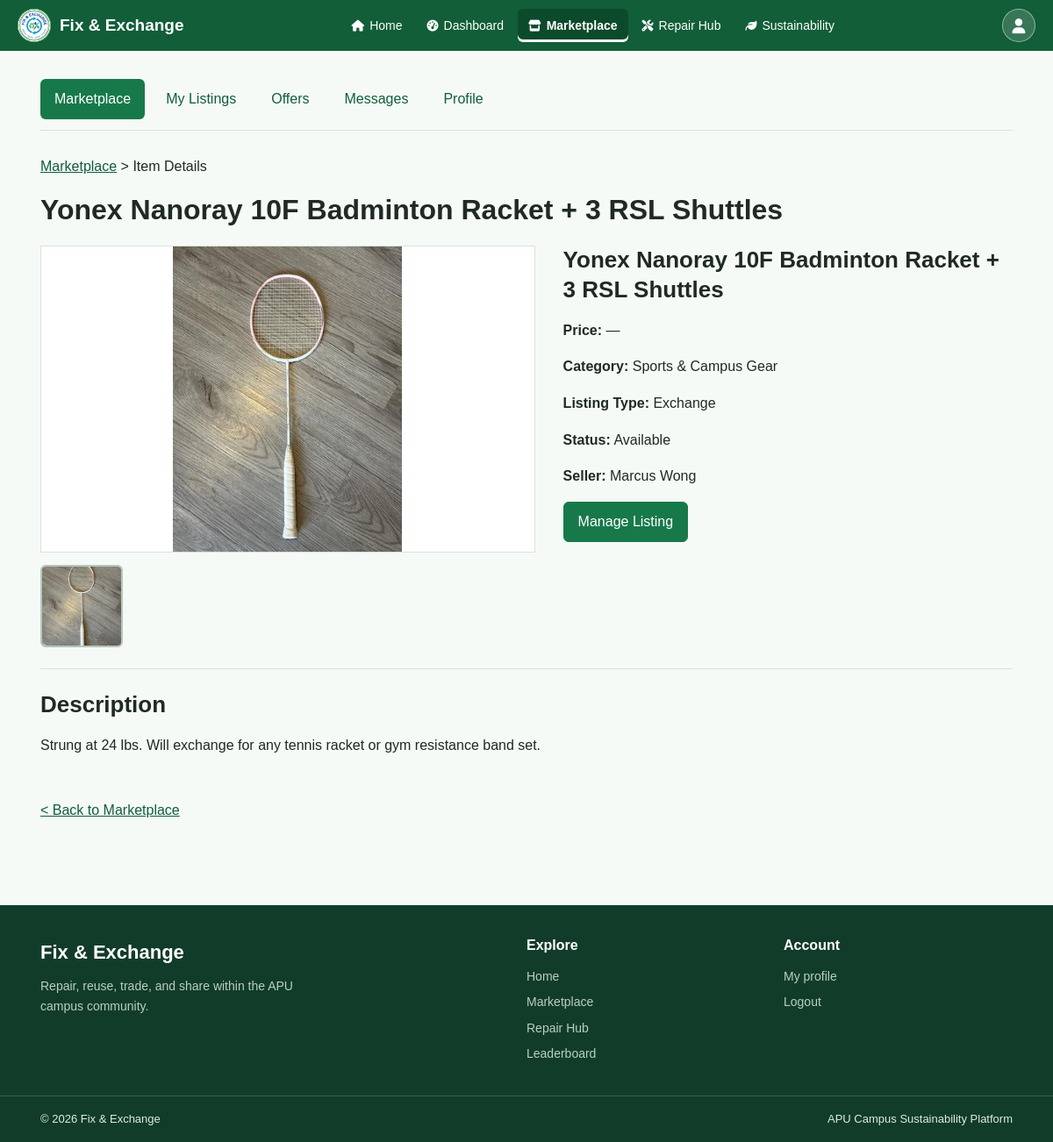
Screenshot of /src/buyer-seller/item-details.php?listing_id=9 (signed in) with the database file from the repository.
### tables this page shows
CREATE TABLE IF NOT EXISTS item_listings (
    listing_id INT AUTO_INCREMENT PRIMARY KEY,
    seller_id INT NOT NULL,
    category_id INT NOT NULL,
    title VARCHAR(150) NOT NULL,
    description TEXT NOT NULL,
     
    price DECIMAL(10, 2),
     
    listing_type VARCHAR(20) NOT NULL,
     
    status VARCHAR(20) NOT NULL DEFAULT 'Available',
    created_at DATETIME NOT NULL DEFAULT CURRENT_TIMESTAMP,
    FOREIGN KEY (seller_id) REFERENCES users(user_id),
    FOREIGN KEY (category_id) REFERENCES categories(category_id)
);

CREATE TABLE IF NOT EXISTS item_images (
    image_id INT AUTO_INCREMENT PRIMARY KEY,
    listing_id INT NOT NULL,
    image_path VARCHAR(255) NOT NULL,
    FOREIGN KEY (listing_id) REFERENCES item_listings(listing_id)
);

CREATE TABLE IF NOT EXISTS categories (
    category_id INT AUTO_INCREMENT PRIMARY KEY,
    category_name VARCHAR(100) NOT NULL,
    description TEXT
);

CREATE TABLE IF NOT EXISTS users (
    user_id INT AUTO_INCREMENT PRIMARY KEY,
    full_name VARCHAR(100) NOT NULL,
    email VARCHAR(255) NOT NULL UNIQUE,
    password_hash VARCHAR(255) NOT NULL,
    role VARCHAR(20) NOT NULL DEFAULT 'Student',
     
    account_status VARCHAR(20) NOT NULL DEFAULT 'Active',
    total_points INT NOT NULL DEFAULT 0,
    created_at DATETIME NOT NULL DEFAULT CURRENT_TIMESTAMP,
    tp_number VARCHAR(20) NOT NULL UNIQUE,
    phone_number VARCHAR(30),
    intake_code VARCHAR(50),
    academic_program VARCHAR(100)
);

### includes/auth-check.php (called while the page is built, shortened)
<?php
function current_user(): ?array
{
    return $_SESSION['user'] ?? null;
}
if (!function_exists('escape_html')) {
    function escape_html($text): string
    {
        return htmlspecialchars((string) $text, ENT_QUOTES, 'UTF-8');
    }
}

### src/buyer-seller/item-details.php (the view, shortened to what this page needs)
<?php
require __DIR__ . '/../../includes/auth-check.php';
require __DIR__ . '/../../includes/buyer-seller.php';
$user = current_user();
$userId = (int) $user['user_id'];
$listingId = (int) ($_GET['listing_id'] ?? 0);
$listing = get_listing($listingId);
$owner = (int) $listing['seller_id'] === $userId;
$images = get_listing_images($listingId);
require __DIR__ . '/../../includes/header.php';
?>
<section class="section bs-page">
    <div class="container">
        <?php show_buyer_seller_nav(); ?>
        <p><a href="marketplace.php">Marketplace</a> &gt; Item Details</p>
        <h1><?= escape_html($listing['title']) ?></h1>
        <div class="bs-details-grid">
            <div>
                <?php show_listing_photo($images[0]['image_path'] ?? null, $listing['title'], 'bs-main-photo'); ?>
                <div class="bs-photo-previews">
                    <?php foreach ($images as $image): ?>
                        <button type="button" class="bs-thumbnail-button" data-listing-photo="/fix-and-exchange/<?= escape_html($image['image_path']) ?>" aria-label="View item photo"></button>
                    <?php endforeach; ?>
                </div>
            </div>
            <div class="bs-details-info">
                <h2><?= escape_html($listing['title']) ?></h2>
                <p><strong>Price:</strong> <?= display_price($listing) ?></p>
                <p><strong>Category:</strong> <?= escape_html($listing['category_name']) ?></p>
                <p><strong>Listing Type:</strong> <?= escape_html($listing['listing_type']) ?></p>
                <p><strong>Status:</strong> <?= escape_html($listing['status']) ?></p>
                <p><strong>Seller:</strong> <?= escape_html($listing['seller_name']) ?></p>
                <div class="btn-group">
                    <?php if ($owner): ?>
                        <a class="btn btn-primary" href="my-listings.php">Manage Listing</a>
                    <?php endif; ?>
                </div>
            </div>
        </div>
        <hr>
        <h2>Description</h2>
        <p class="bs-text"><?= escape_html($listing['description']) ?></p>
        <p class="bs-back"><a href="marketplace.php">&lt; Back to Marketplace</a></p>
    </div>
</section>
<?php require __DIR__ . '/../../includes/footer.php'; ?>

### includes/buyer-seller.php (shortened to what this page needs)
<?php
function get_listing($id)
{
    global $conn;
    $statement = mysqli_prepare(
        $conn,
        'SELECT l.*, c.category_name, u.full_name AS seller_name
        FROM item_listings l
        JOIN categories c ON c.category_id = l.category_id
        JOIN users u ON u.user_id = l.seller_id
        WHERE l.listing_id = ?'
    );
    mysqli_stmt_bind_param($statement, 'i', $id);
    mysqli_stmt_execute($statement);
    $result = mysqli_stmt_get_result($statement);
    $listing = mysqli_fetch_assoc($result);
    return $listing;
}
function get_listing_images($id)
{
    global $conn;
    $statement = mysqli_prepare(
        $conn,
        'SELECT * FROM item_images WHERE listing_id = ? ORDER BY image_id'
    );
    mysqli_stmt_bind_param($statement, 'i', $id);
    mysqli_stmt_execute($statement);
    $result = mysqli_stmt_get_result($statement);
    return mysqli_fetch_all($result, MYSQLI_ASSOC);
}
function display_price($listing)
{
    if ($listing['listing_type'] === 'Exchange') {
        return '—';
    }
    return 'RM ' . number_format((float) $listing['price'], 2);
}
function show_listing_photo($path, $alt, $class = '')
{
    if ($path) {
        $url = '/fix-and-exchange/' . $path;
        echo '<img class="' . escape_html($class) . '" src="' . escape_html($url) . '" alt="' . escape_html($alt) . '">';
    } else {
        echo '<div class="bs-no-image ' . escape_html($class) . '">No photo</div>';
    }
}
function show_buyer_seller_nav()
{
    $section = strpos($_SERVER['SCRIPT_NAME'], '/messages/') !== false ? 'messages' : basename($_SERVER['SCRIPT_NAME'], '.php');
    if (in_array($section, ['item-details', 'report-listing'], true)) {
        $section = 'marketplace';
    } elseif ($section === 'create-listing') {
        $section = 'my-listings';
    } elseif ($section === 'create-offer') {
        $section = 'my-offers';
    }
    $links = [
        'marketplace' => ['Marketplace', '/fix-and-exchange/src/buyer-seller/marketplace.php'],
        'my-listings' => ['My Listings', '/fix-and-exchange/src/buyer-seller/my-listings.php'],
        'my-offers' => ['Offers', '/fix-and-exchange/src/buyer-seller/my-offers.php'],
        'messages' => ['Messages', '/fix-and-exchange/src/messages/index.php'],
    ];
    ?>
    <nav class="bs-nav" aria-label="Buyer and seller navigation">
        <?php foreach ($links as $key => $link): ?>
            <a class="<?= $section === $key ? 'bs-active' : '' ?>" href="<?= $link[1] ?>" <?= $section === $key ? 'aria-current="page"' : '' ?>><?= $link[0] ?></a>
        <?php endforeach; ?>
        <a href="/fix-and-exchange/src/account/profile.php">Profile</a>
    </nav>
    <?php
}

### assets/css/style.css (style rules this page uses)
* { box-sizing: border-box; }
body { margin: 0; font-family: Arial, sans-serif; font-size: 16px; line-height: 1.6; color: #1f2a24; background-color: #f5faf7; }
h1 { margin-top: 0; margin-bottom: 16px; line-height: 1.3; font-size: 32px; }
h2 { margin-top: 0; margin-bottom: 16px; line-height: 1.3; font-size: 26px; }
p { margin-top: 0; margin-bottom: 16px; }
a { color: #115e39; }
img { max-width: 100%; height: auto; }
button { font-family: Arial, sans-serif; font-size: 16px; cursor: pointer; }
hr { margin: 24px 0; border: 0; border-top: 1px solid #d6e3da; }
.container { width: 100%; max-width: 1140px; margin: 0 auto; padding: 0 16px; }
.section { padding: 32px 0; }
.btn { display: inline-block; padding: 10px 16px; line-height: 1.5; text-align: center; text-decoration: none; color: #1f2a24; background-color: #ffffff; border: 1px solid #b5c7bb; border-radius: 6px; cursor: pointer; }
.btn-primary { color: #ffffff; background-color: #17794a; border-color: #17794a; }
.btn-group { display: flex; flex-wrap: wrap; gap: 8px; }
.bs-page { overflow-wrap: anywhere; }
.bs-page img { display: block; }
.bs-nav { display: flex; flex-wrap: wrap; gap: 8px; margin-bottom: 28px; padding-bottom: 12px; border-bottom: 1px solid #d6e3da; }
.bs-nav a, .bs-tabs a { display: inline-block; padding: 10px 16px; text-decoration: none; border-radius: 6px; }
.bs-nav .bs-active, .bs-tabs .bs-active { color: #ffffff; background-color: #17794a; }
.bs-details-grid { display: grid; grid-template-columns: minmax(0, 1.1fr) minmax(0, 1fr); gap: 32px; margin-top: 20px; }
.bs-main-photo { width: 100%; height: 350px; object-fit: contain; background-color: #ffffff; border: 1px solid #d6e3da; }
.bs-photo-previews { display: flex; flex-wrap: wrap; gap: 12px; margin-top: 14px; }
.bs-thumbnail { width: 90px; height: 90px; object-fit: cover; border-radius: 4px; }
.bs-thumbnail-button { padding: 0; border: 2px solid #b5c7bb; border-radius: 6px; background-color: #ffffff; }
.bs-thumbnail-button img { display: block; }
.bs-text { white-space: pre-wrap; overflow-wrap: anywhere; }
.bs-back { margin-top: 48px; }

### rows the page displays
item_listings: title "Yonex Nanoray 10F Badminton Racket + 3 RSL Shuttles", listing_type "—", category.category_name "Sports & Campus Gear", listing_type "Exchange", status "Available", seller.full_name "Marcus Wong", description "Strung at 24 lbs. Will exchange for any tennis racket or gym resistance band set."
item_images: image_path (picture)

### other values shown
$link[0] "Marketplace"
$link[0] "My Listings"
$link[0] "Offers"
$link[0] "Messages"
